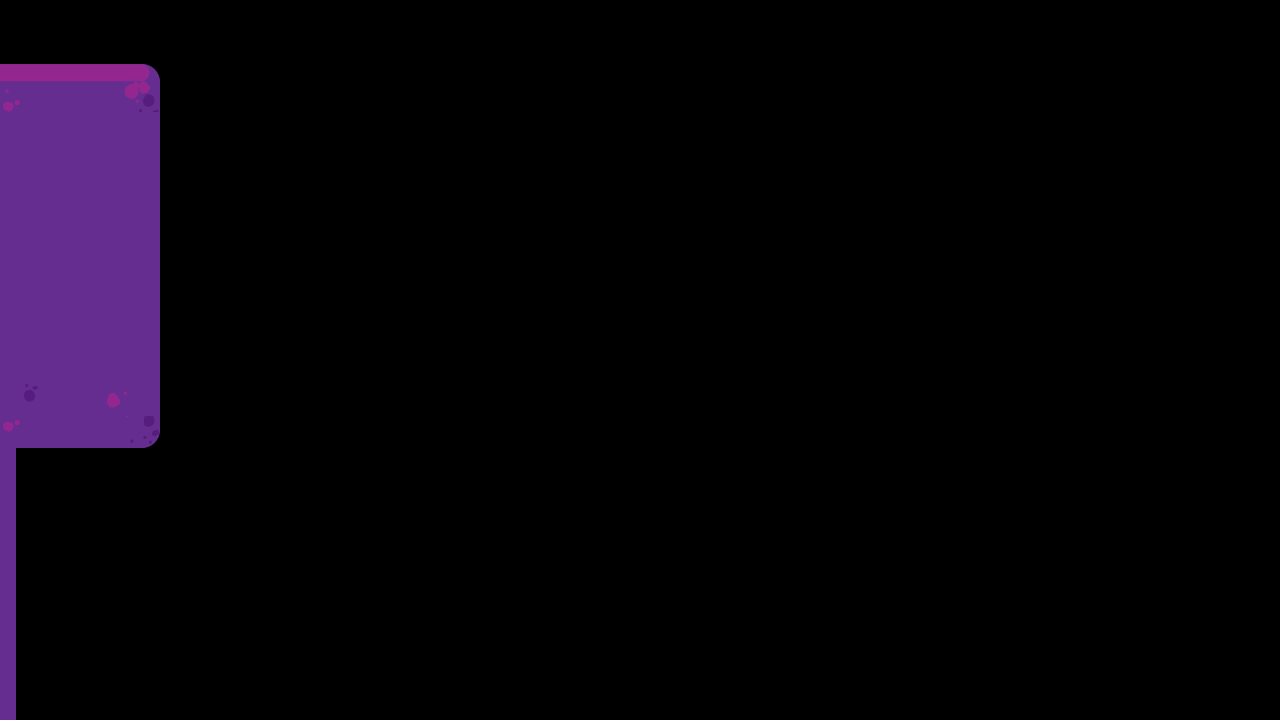

This game map was drawn from its Tiled (.tmx) file and the tilesets committed beside it. A one-line description and the trimmed map source follow:
An orthogonal 80x45 tile map with 16x16 px tiles, 1 tile layer (Tile Layer 1).

<map version="1.2" tiledversion="1.2.4" orientation="orthogonal" renderorder="right-down" width="80" height="45" tilewidth="16" tileheight="16" infinite="0" nextlayerid="7" nextobjectid="1">
 <tileset firstgid="1" name="platttspritesheet" tilewidth="16" tileheight="16" tilecount="648" columns="54">
  <image source="../GitHub/CMPM120/Project_Bonds/assets/img/platforms/platttspritesheet.png" trans="000000" width="864" height="192" />
 </tileset>
 <layer id="6" name="Tile Layer 1" width="80" height="45">
  <data>[3600 cells, 257 non-empty, 64 distinct tile ids]</data>
 </layer>
</map>
